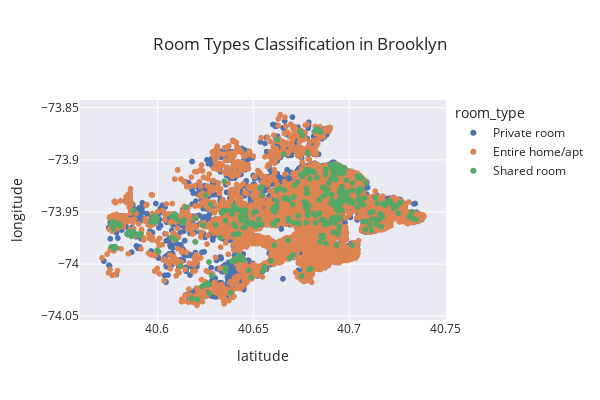

The code cell stored with this chart in its notebook:
### Code cell
df_manhattan = df[df.neighbourhood_group == 'Brooklyn']
map = px.scatter(df_manhattan,x="latitude", y="longitude", color="room_type", template="seaborn", title="Room Types Classification in Brooklyn",width=600,height=400)
map.show()

### Figure 1 — Plotly figure (JSON) as saved in the notebook; plotly's stock layout.template omitted (floating-point values rounded to 4 significant figures; data arrays with more than 128 entries replaced by an {"elided": "..."} marker saying what was removed)
{"data": [{"hovertemplate": "room_type=Private room<br>latitude=%{x}<br>longitude=%{y}<extra></extra>", "legendgroup": "Private room", "marker": {"color": "rgb(76,114,176)", "symbol": "circle"}, "mode": "markers", "name": "Private room", "showlegend": true, "type": "scattergl", "x": {"elided": "10132 float values"}, "xaxis": "x", "y": {"elided": "10132 float values"}, "yaxis": "y"}, {"hovertemplate": "room_type=Entire home/apt<br>latitude=%{x}<br>longitude=%{y}<extra></extra>", "legendgroup": "Entire home/apt", "marker": {"color": "rgb(221,132,82)", "symbol": "circle"}, "mode": "markers", "name": "Entire home/apt", "showlegend": true, "type": "scattergl", "x": {"elided": "9559 float values"}, "xaxis": "x", "y": {"elided": "9559 float values"}, "yaxis": "y"}, {"hovertemplate": "room_type=Shared room<br>latitude=%{x}<br>longitude=%{y}<extra></extra>", "legendgroup": "Shared room", "marker": {"color": "rgb(85,168,104)", "symbol": "circle"}, "mode": "markers", "name": "Shared room", "showlegend": true, "type": "scattergl", "x": {"elided": "413 float values"}, "xaxis": "x", "y": {"elided": "413 float values"}, "yaxis": "y"}], "layout": {"height": 400, "legend": {"title": {"text": "room_type"}, "tracegroupgap": 0}, "title": {"text": "Room Types Classification in Brooklyn"}, "width": 600, "xaxis": {"anchor": "y", "domain": [0, 1], "title": {"text": "latitude"}}, "yaxis": {"anchor": "x", "domain": [0, 1], "title": {"text": "longitude"}}}}
